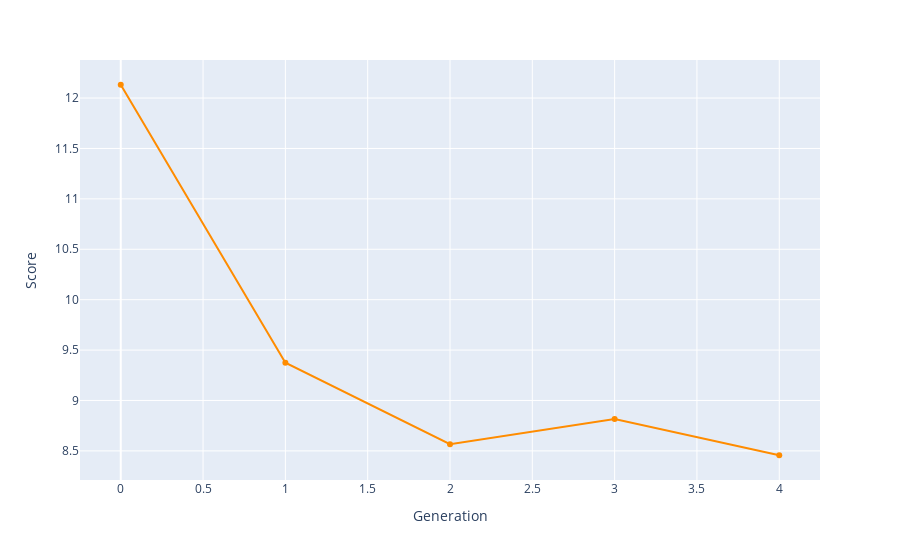

Notebook cell for this chart:
### Code cell
bestRankDF = pd.DataFrame(bestRank, columns=['Score', 'Schedule'])
bestRank
bestRankDF['Generation'] = bestRankDF.index.values
fig = px.line(bestRankDF, x='Generation', y='Score',
              hover_data=['Schedule'], markers=True)
fig.update_traces(line_color='DarkOrange')
fig.show()
fileName = f'p{popSize}g{generations}n{nSwaps}p.html'
fig.write_html(f'charts/{fileName}', include_plotlyjs="cdn")

### Figure 1 — Plotly figure (JSON) as saved in the notebook; plotly's stock layout.template omitted (floating-point values rounded to 4 significant figures; data arrays with more than 128 entries replaced by an {"elided": "..."} marker saying what was removed)
{"data": [{"customdata": {"elided": "5x1x48 int values"}, "hovertemplate": "Generation=%{x}<br>Score=%{y}<br>Schedule=%{customdata[0]}<extra></extra>", "legendgroup": "", "line": {"color": "DarkOrange", "dash": "solid"}, "marker": {"symbol": "circle"}, "mode": "markers+lines", "name": "", "orientation": "v", "showlegend": false, "type": "scatter", "x": [0, 1, 2, 3, 4], "xaxis": "x", "y": [12.13, 9.375, 8.566, 8.816, 8.457], "yaxis": "y"}], "layout": {"legend": {"tracegroupgap": 0}, "margin": {"t": 60}, "xaxis": {"anchor": "y", "domain": [0, 1], "title": {"text": "Generation"}}, "yaxis": {"anchor": "x", "domain": [0, 1], "title": {"text": "Score"}}}}
